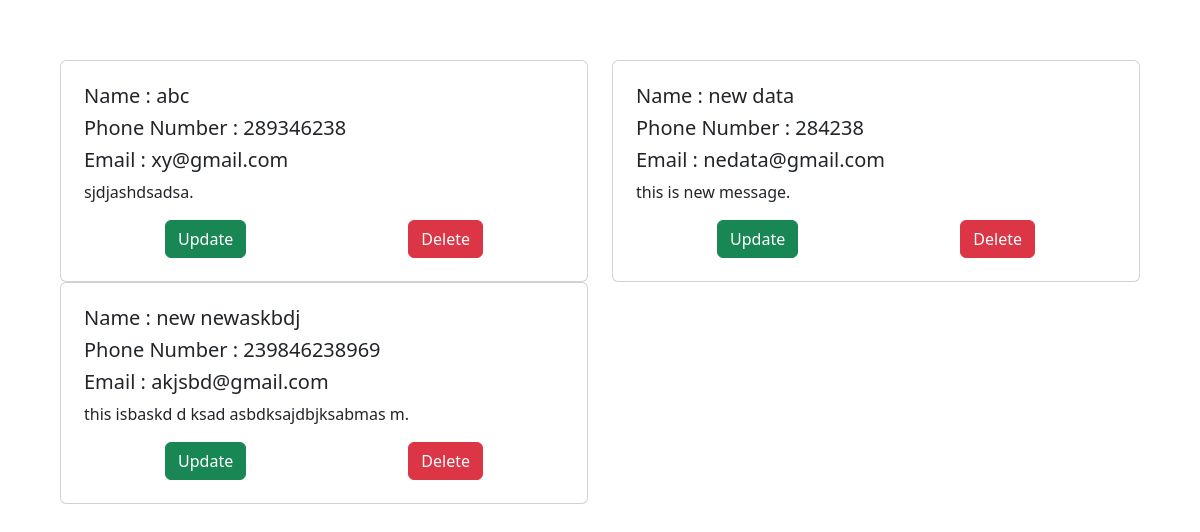
Page /showdata on the earlier database version.
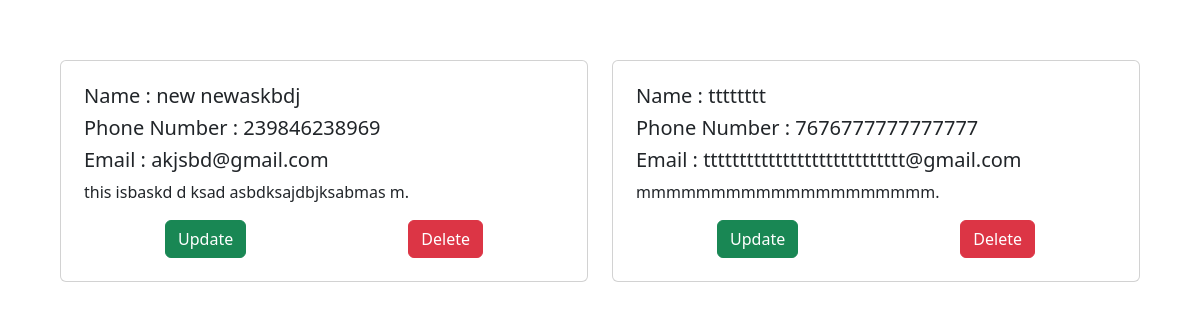
Same page on the later database version.
### blog/models.py (models this page shows)
class SaveDetail(models.Model):
    Name = models.CharField(max_length=150)
    Phone_Number = models.IntegerField()
    Email = models.CharField(max_length=50)
    message = models.TextField()

### blog/views.py (the view)
# urls.py: path("showdata", views.showthisdta, name = "show"),
def showthisdta(request):
    data = SaveDetail.objects.all()
    return render(request, "showdata.html", {"mydata" : data})

### templates/showdata.html (shortened to what this page needs)
<!doctype html>
<html lang="en">
  <head>
    <link href="https://cdn.jsdelivr.net/npm/bootstrap@5.3.2/dist/css/bootstrap.min.css" rel="stylesheet">
  </head>
  <body>
    <div style = "padding: 60px;">
        <div class="row">
            {% for i in mydata %}
            <div class="col-sm-6 mb-3 mb-sm-0">
              <div class="card">
                <div class="card-body" style="padding: 23px;">
                  <h5 class="card-title">Name : {{i.Name}} </h5>
                  <h5 class="card-title">Phone Number  : {{i.Phone_Number}} </h5>
                  <h5 class="card-title">Email  : {{i.Email}} </h5>
                  <p class="card-text">{{i.message}}.</p>
                  <div style="    display: flex;
                  justify-content: space-around;">
                  <form action="updatedata/{{i.id}}" method="post">
                    <button type="submit" class="btn btn-success">Update</button>
                  </form>
                  <form action="deletethis/{{i.id}}" method="post">
                    <button type="submit" class="btn btn-danger">Delete</button>
                  </form>
                  </div>
                </div>
              </div>
            </div>
            {% endfor %}
          </div>
  </body>
</html>

Differences in the rows shown:
removed SaveDetail: Name "abc", Phone_Number "289346238", Email "xy@gmail.com", message "sjdjashdsadsa"
removed SaveDetail: Name "new data", Phone_Number "284238", Email "nedata@gmail.com", message "this is new message"
added SaveDetail: Name "tttttttt", Phone_Number "7676777777777777", Email "tttttttttttttttttttttttttttt@gmail.com", message "mmmmmmmmmmmmmmmmmmmm"
